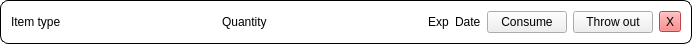
<?xml version="1.0" encoding="UTF-8"?>
<ui version="4.0">
 <class>InventoryEntry</class>
 <widget class="QWidget" name="InventoryEntry">
  <property name="geometry">
   <rect>
    <x>0</x>
    <y>0</y>
    <width>692</width>
    <height>40</height>
   </rect>
  </property>
  <property name="windowTitle">
   <string>Form</string>
  </property>
  <property name="styleSheet">
   <string notr="true">#InventoryEntry {
	border: 1px solid;
	border-radius: 8px;
	background-color: #ffffff;
}</string>
  </property>
  <layout class="QHBoxLayout" name="horizontalLayout">
   <item>
    <widget class="QLabel" name="itemType">
     <property name="text">
      <string>Item type</string>
     </property>
    </widget>
   </item>
   <item>
    <spacer name="horizontalSpacer">
     <property name="orientation">
      <enum>Qt::Horizontal</enum>
     </property>
     <property name="sizeHint" stdset="0">
      <size>
       <width>40</width>
       <height>20</height>
      </size>
     </property>
    </spacer>
   </item>
   <item>
    <widget class="QLabel" name="quantity">
     <property name="text">
      <string>Quantity</string>
     </property>
    </widget>
   </item>
   <item>
    <spacer name="horizontalSpacer_2">
     <property name="orientation">
      <enum>Qt::Horizontal</enum>
     </property>
     <property name="sizeHint" stdset="0">
      <size>
       <width>40</width>
       <height>20</height>
      </size>
     </property>
    </spacer>
   </item>
   <item>
    <widget class="QLabel" name="label">
     <property name="text">
      <string>Exp</string>
     </property>
    </widget>
   </item>
   <item>
    <widget class="QLabel" name="expiration">
     <property name="text">
      <string>Date</string>
     </property>
    </widget>
   </item>
   <item>
    <widget class="QPushButton" name="consumeBtn">
     <property name="text">
      <string>Consume</string>
     </property>
    </widget>
   </item>
   <item>
    <widget class="QPushButton" name="discardBtn">
     <property name="text">
      <string>Throw out</string>
     </property>
    </widget>
   </item>
   <item>
    <widget class="QToolButton" name="removeBtn">
     <property name="styleSheet">
      <string notr="true">background-color: rgb(255, 100, 100);</string>
     </property>
     <property name="text">
      <string>X</string>
     </property>
    </widget>
   </item>
  </layout>
 </widget>
 <resources/>
 <connections/>
</ui>
